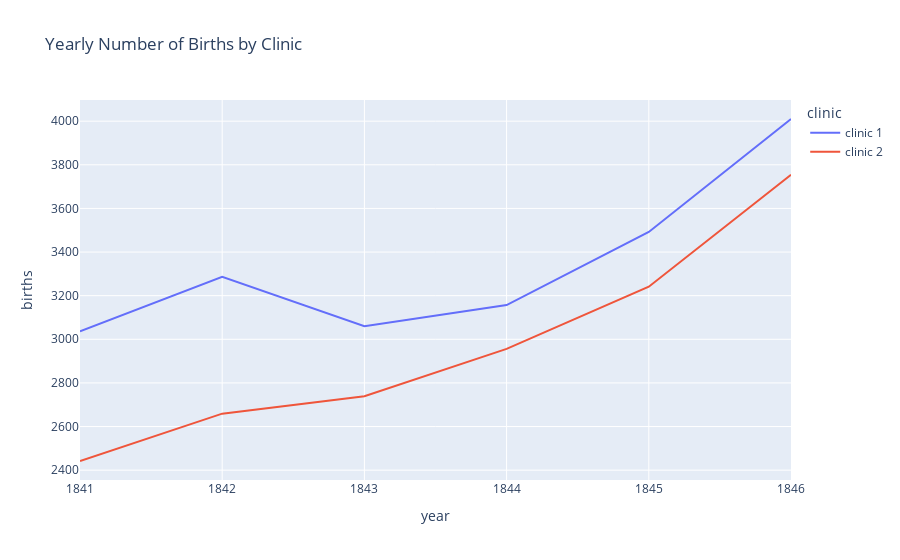

Notebook code cell kept with this figure:
### Code cell
fig = px.line(df_yearly,
        x='year',
        y='births',
             color='clinic',
             title='Yearly Number of Births by Clinic')

fig.show()

### Figure 1 — Plotly figure (JSON) as saved in the notebook; plotly's stock layout.template omitted (floating-point values rounded to 4 significant figures)
{"data": [{"hovertemplate": "clinic=clinic 1<br>year=%{x}<br>births=%{y}<extra></extra>", "legendgroup": "clinic 1", "line": {"color": "#636efa", "dash": "solid"}, "marker": {"symbol": "circle"}, "mode": "lines", "name": "clinic 1", "orientation": "v", "showlegend": true, "type": "scatter", "x": [1841, 1842, 1843, 1844, 1845, 1846], "xaxis": "x", "y": [3036, 3287, 3060, 3157, 3492, 4010], "yaxis": "y"}, {"hovertemplate": "clinic=clinic 2<br>year=%{x}<br>births=%{y}<extra></extra>", "legendgroup": "clinic 2", "line": {"color": "#EF553B", "dash": "solid"}, "marker": {"symbol": "circle"}, "mode": "lines", "name": "clinic 2", "orientation": "v", "showlegend": true, "type": "scatter", "x": [1841, 1842, 1843, 1844, 1845, 1846], "xaxis": "x", "y": [2442, 2659, 2739, 2956, 3241, 3754], "yaxis": "y"}], "layout": {"legend": {"title": {"text": "clinic"}, "tracegroupgap": 0}, "title": {"text": "Yearly Number of Births by Clinic"}, "xaxis": {"anchor": "y", "domain": [0, 1], "title": {"text": "year"}}, "yaxis": {"anchor": "x", "domain": [0, 1], "title": {"text": "births"}}}}
